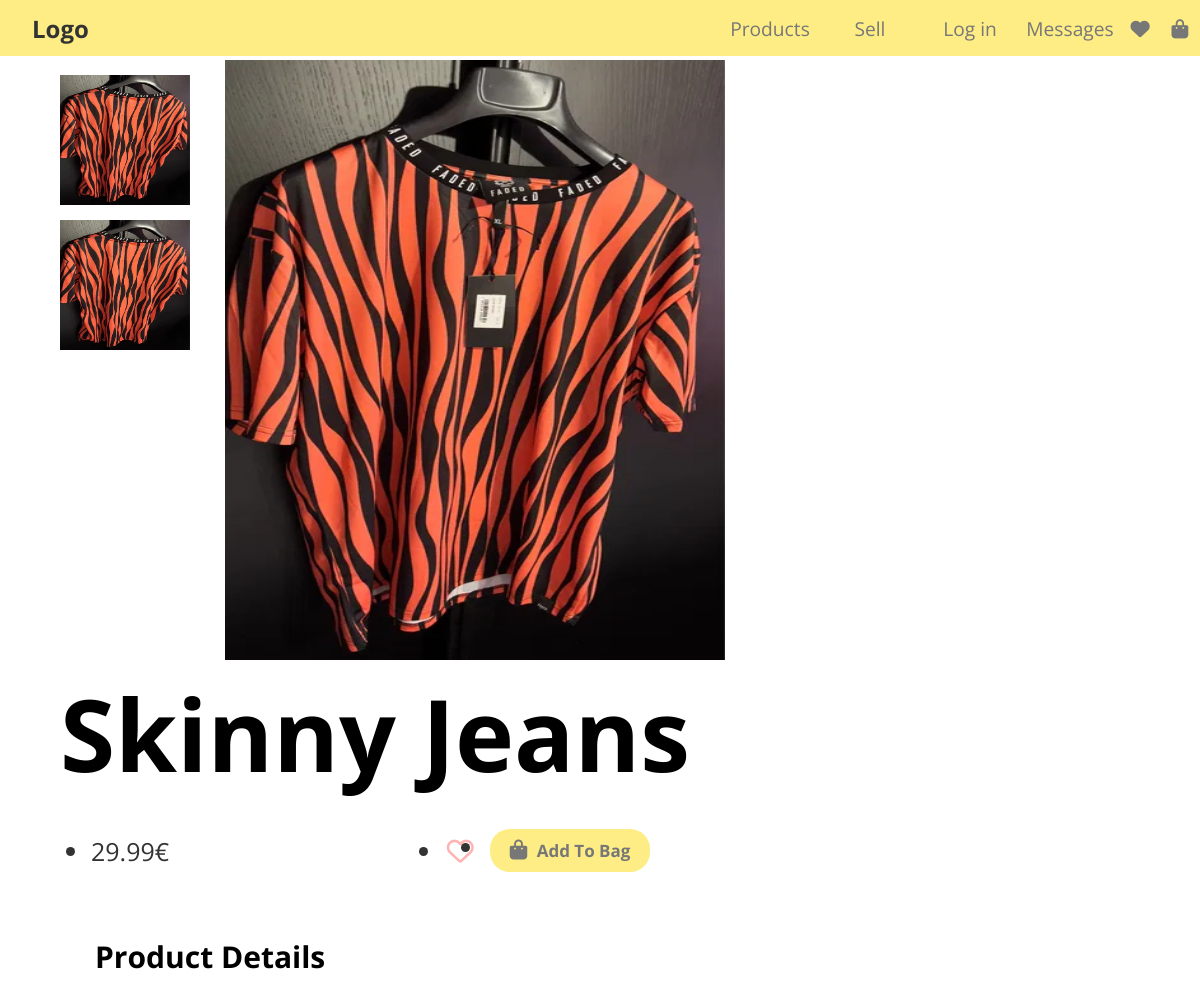
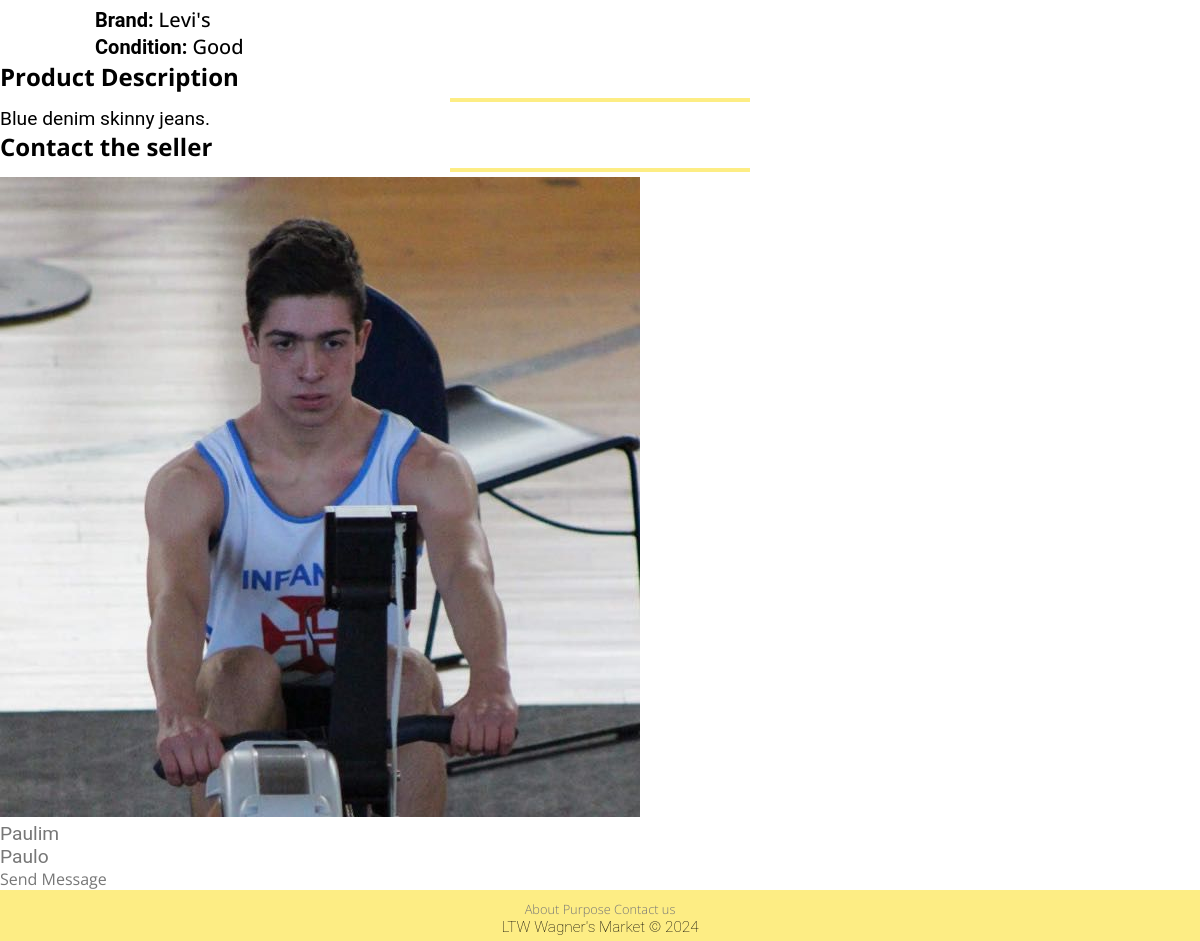
The page /pages/item.php?id=2 on the database its author committed (2 pictures, top to bottom).
### tables this page shows
CREATE TABLE IMAGE(
    ImageId INTEGER PRIMARY KEY AUTOINCREMENT,
    Path TEXT NOT NULL,
    ItemId INTEGER NOT NULL,
    FOREIGN KEY (ItemId) REFERENCES ITEM (ItemId) ON DELETE CASCADE ON UPDATE CASCADE
);

CREATE TABLE ITEM (
    ItemId INTEGER PRIMARY KEY AUTOINCREMENT,
    UserId INTEGER NOT NULL,
    Title TEXT NOT NULL,
    Price FLOAT NOT NULL,
    Description TEXT NOT NULL,
    Condition TEXT NOT NULL,
    Size TEXT NOT NULL,
    Brand TEXT NOT NULL,
    ImagePath TEXT NOT NULL,
    WishlistCounter INTEGER DEFAULT 0,
    Timestamp DATETIME NOT NULL DEFAULT CURRENT_TIMESTAMP,
    CONSTRAINT PriceConstraint CHECK (Price > 0),
    FOREIGN KEY (UserId) REFERENCES USER (UserId) ON DELETE CASCADE ON UPDATE CASCADE,
    FOREIGN KEY (Condition) REFERENCES CONDITION (Condition) ON DELETE CASCADE ON UPDATE CASCADE,
    FOREIGN KEY (Size) REFERENCES SIZE (Size) ON DELETE CASCADE ON UPDATE CASCADE
);

CREATE TABLE USER (
    UserId INTEGER PRIMARY KEY AUTOINCREMENT,
    Name TEXT NOT NULL,
    Username TEXT UNIQUE NOT NULL,
    ProfilePic TEXT NOT NULL,
    Password TEXT NOT NULL,
    Email TEXT UNIQUE NOT NULL,
    Admin BOOLEAN DEFAULT FALSE
);

### public/pages/item.php (called while the page is built, shortened)
<?php
require_once(__DIR__ . '/../utils/session.php');
$session = new Session();
require_once(__DIR__ . '/../../private/database/connection.db.php');
require_once(__DIR__ . '/../../private/database/item.class.php');
require_once(__DIR__ . '/../../private/database/image.class.php');
require_once(__DIR__ . '/../../private/database/user.class.php');
require_once(__DIR__ . '/../../private/templates/common.tpl.php');
require_once(__DIR__ . '/../../private/templates/item.tpl.php');
$db = getDatabaseConnection();
$item = Item::getItem($db, intval($_GET['id']));
$images = Image::getImages($db, $item->itemId);
$user = User::getUser($db, $item->userId);
drawHeader($db, $session);
drawItem($db,$item, $images, $session, $user);
drawFooter();
?>

### public/utils/session.php (called while the page is built, shortened)
<?php
class Session
{
    public function isLoggedIn(): bool
    {
        return isset($_SESSION['id']);
    }
}
?>

### private/database/image.class.php (called while the page is built, shortened)
<?php
class Image
{
    public function __construct(int $imageId, string $path, int $itemId)
    {
        $this->path = $path;
    }
    static function getImages(PDO $db, int $itemId): array
    {
        $stmt = $db->prepare('
                SELECT ImageId, Path, ItemId
                FROM IMAGE
                WHERE ItemId = ?
            ');
        $stmt->execute(array($itemId));
        $images = array();
        while ($image = $stmt->fetch()) {
            $images[] = new Image(
                $image['ImageId'],
                $image['Path'],
                $image['ItemId']
            );
        }
        return $images;
    }
}
?>

### private/database/item.class.php (called while the page is built, shortened)
<?php
class Item
{
    public function __construct(int $itemId, int $userId, string $title, float $price, string $description, string $condition, string $size, string $brand, string $imagePath, int $wishlistCounter, string $timeStamp)
    {
        $this->itemId = $itemId;
        $this->userId = $userId;
        $this->title = $title;
        $this->price = $price;
        $this->description = $description;
        $this->condition = $condition;
        $this->brand = $brand;
        $this->imagePath = $imagePath;
    }
    static function getItem(PDO $db, int $id): Item
    {
        $stmt = $db->prepare('SELECT ItemId, UserId, Title, Price, Description, Condition, Size, Brand, ImagePath, WishlistCounter, Timestamp FROM ITEM WHERE ItemId = ?');
        $stmt->execute(array($id));
        $item = $stmt->fetch();
        return new Item(
            $item['ItemId'],
            $item['UserId'],
            $item['Title'],
            $item['Price'],
            $item['Description'],
            $item['Condition'],
            $item['Size'],
            $item['Brand'],
            $item['ImagePath'],
            $item['WishlistCounter'],
            $item['Timestamp']
        );
    }
}
?>

### private/database/user.class.php (called while the page is built, shortened)
<?php
class User
{
    public function __construct(int $userId, string $name, string $username, string $profilePic, string $email, bool $admin)
    {
        $this->userId = $userId;
        $this->name = $name;
        $this->username = $username;
        $this->profilePic = $profilePic;
    }
    static function getUser(PDO $db, int $id): User
    {
        $stmt = $db->prepare('SELECT * FROM USER WHERE UserId = ?');
        $stmt->execute(array($id));
        $user = $stmt->fetch();
        $admin = $user['Admin'] == 1;
        return new User(
            $user['UserId'],
            $user['Name'],
            $user['Username'],
            $user['ProfilePic'],
            $user['Email'],
            $admin
        );
    }
}
?>

### private/templates/common.tpl.php (the view, shortened to what this page needs)
<?php
require_once (__DIR__ . '/../database/user.class.php');
require_once (__DIR__ . '/../../public/utils/session.php');
?>
<?php function drawHeader(PDO $db, Session $session)
{ ?>
    <!DOCTYPE html>
    <html lang="en-US">
    <head>
        <link rel="stylesheet" href="../css/style.css">
    </head>
    <body>
        <header>
            <section class="header-left">
                <a class="logo" href="../pages/index.php">Logo</a>
            </section>
            <nav class="header-right">
                <section id="header-products">
                    <a href="/pages/search.php">Products</a>
                </section>
                <?php
                if ($session->isLoggedIn()) { ?>
                    <a href="../pages/publish_add.php">Sell</a>
                    <nav id="header-profile">
                        <a href="../pages/profile.php">Profile</a>
                        <?php drawProfileForm($db, $session); ?>
                    </nav>
                    <a href="../pages/messages.php">Messages</a>
                    <a href="../pages/wishlist.php"><i class="fas fa-heart"></i></a>
                    <a href="../pages/shopping_bag.php"><i class="fas fa-shopping-bag"></i></a>
                <?php } else { ?>
                    <a class="not-logged-in">Sell</a>
                    <nav id="header-profile">
                        <a class="not-logged-in">Log in</a>
                    </nav>
                    <a class="not-logged-in">Messages</a>
                    <a class="not-logged-in"><i class="fas fa-heart"></i></a>
                    <a class="not-logged-in"><i class="fas fa-shopping-bag"></i></a>
                <?php } ?>
            </nav>
        </header>
    <?php } ?>
    <?php function drawFooter()
    { ?>
        <footer>
            <nav>
                <a href="#">About</a>
                <a href="#">Purpose</a>
                <a href="#">Contact us</a>
            </nav>
            <p>LTW Wagner's Market &copy; 2024</p>
        </footer>
    </body>
    </html>
<?php } ?>

### private/templates/item.tpl.php (shortened to what this page needs)
<?php
require_once(__DIR__ . '/../database/item.class.php');
require_once(__DIR__ . '/../database/image.class.php');
require_once(__DIR__ . '/../database/user.class.php');
?>
<?php function drawItem(PDO $db, Item $item, array $images, Session $session, $user) { ?>
    <section class="item-info-and-images">
        <section id="images" class="col-2">
            <section class="sideImagesContainer">
                    <?php foreach($images as $image) { ?>
                        <img src="/<?= $image->path ?>" class="sideImage">
                    <?php } ?>
            </section>
            <section class="main_image">
                <img src="/<?= $item->imagePath ?>" id="mainImage">
            </section>
        </section>
        <section id="information" class="col-2">
            <article id="mainInfo">
                <h1><?=$item->title?></h1>
                <ul>
                    <li>
                        <?=number_format($item->price, 2)?>€
                    </li>
                    <li id="wishlist">
                        <?php if(!$session->isLoggedIn()) { ?>
                            <button id="not-logged-in" type="button" class="wishlist-button" disabled>
                                <i class="fa-regular fa-heart"></i>
                            </button>
                        <?php } ?>
                    </li>
                    <li id="bag">
                        <?php if(!$session->isLoggedIn()) { ?>
                        <button id="not-logged-in" type="button" class="bag-button" disabled>
                            <i class="fa-solid fa-bag-shopping"></i> Add To Bag
                        </button>
                        <?php } ?>
                    </li>
                </ul>
            </article>
            <h3>Product Details</h3>
            <p>Brand: <span id="brandName"><?=$item->brand?></span></p>
            <p>Condition: <span id="conditionValue"><?=$item->condition?></span></p>
        </section>
    </section>
    <section id="description-seller">
        <h2>Product Description</h2>
        <hr class="line-yellow">
        <p class="description"><?=$item->description?></p>
        <h2>Contact the seller</h2>
        <hr class="line-yellow">
        <div class="box_yellow">
            <section id="sellerInfo">
                <div class="profilePic">
                    <a href="../pages/profile.php">
                        <img src= "/<?= $user->profilePic ?>">
                    </a>
                </div>
                <div class="sellerDetails">
                    <a href="../pages/profile.php">
                        <p class="username"><?=$user->username?></p>
                    </a>
                    <a href="../pages/profile.php">
                        <p class="name"><?=$user->name ?></p>
                    </a>
                </div>
                <a href="../pages/messages.php?otherUserId=<?=$user->userId?>" class="sendMessageButton">Send Message</a>
            </section>
        </div>
    </section>
<?php } ?>

### public/css/style.css (style rules this page uses)
* { margin: 0; padding: 0; box-sizing: border-box; font-family: 'Open Sans', sans-serif; }
p { font-family: 'Roboto', sans-serif; font-size: 1.2em; }
header, .logo, a { color: #777; text-decoration: none; transition: color 0.3s; }
h3 { font-size: 1.3em; }
h2 { font-size: 1.5em; }
button, .button { color: #777; background: rgba(253, 237, 132, 1); border: none; padding: .5em .5em; margin: .2em; border-radius: 30px; transition: 0.3s; }
.line-yellow { width: 300px; height: 0.25em; background-color: rgba(253, 237, 132, 1); border: none; margin: 5px auto; }
header { height: 3.5rem; display: grid; grid-template-columns: 1.5fr 1fr; background-color: rgba(253, 237, 132, 1); position: fixed; top: 0; width: 100%; z-index: 1; }
.header-left { align-content: center; }
.header-right { font-size: 1.2em; display: grid; grid-template-columns: repeat(4, 1fr) .4fr .4fr; justify-items: center; align-items: center; }
.logo { font-weight: 700; font-size: 1.5em; color: #333; padding-left: 2rem; }
footer { font-family: 'Roboto', sans-serif; font-weight: 100; font-size: 0.8em; text-align: center; background: rgba(253, 237, 132, 1); padding: 10px 0 5px 0; bottom: 0; left: 0; right: 0; }
#images { margin-top: 5%; margin-left: 5%; display: flex; }
#mainImage { width: 500px; max-height: 600px; height: auto; margin-left: 35px; cursor: pointer; }
.sideImagesContainer { overflow-y: auto; width: 130px; height: 580px; margin-top: 15px; display: flex; flex-direction: column; align-items: flex-start; }
.sideImage { width: 130px; height: 130px; margin-bottom: 15px; cursor: pointer; }
.wishlist-button { background: none; border: none; padding: 0; cursor: pointer; }
.wishlist-button i { font-size: 27px; color: rgba(255, 0, 0, 0.3); transition: color 0.3s ease; margin-right: 10px; }

### rows shown on the page
image: Path (picture)
image: Path (picture)
item: ImagePath (picture), Title "Skinny Jeans", Price "29.99", Brand "Levi's", Condition "Good", Description "Blue denim skinny jeans."
user: ProfilePic (picture), Username "Paulim", Name "Paulo"
